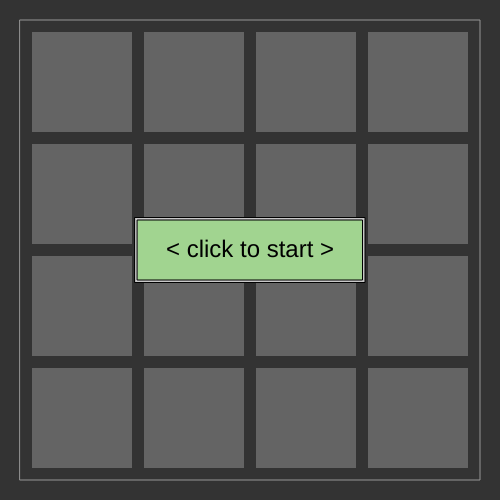
Frame 1 (no input)
Frame 60 (no input): identical to frame 1, image omitted
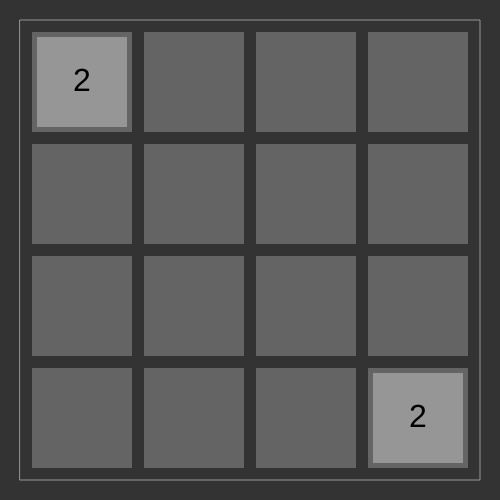
Frame 120 (the mouse pressed at the canvas centre since frame 60)

The p5.js sketch that drew these frames (run headless with seeded random() and noise() and a simulated clock; from frame 60 on, the mouse is pressed at the canvas centre):

// p5.js sketch
// ── sketch.js
var padding = 20;
var tile_length = 100;
var gap = 12;
var row = [];
var col = [];

var tiles = [];
var collisions = [-1,-1,-1,-1];

var speed = 25;
var keysEnabled = true;

var added_new_tile = true;

var game_over = false;
var game_started = false;

function setup() {
	createCanvas(500,500);
	//canvas2.parent('holder-2048');
	gridSetup();
	addInitialTiles();
}

function draw() {
	background(51);
	var all_stopped = true;
	drawGrid();

	if (!game_started){
		push();
		fill(200);
		rectMode(CENTER);
		rect(width/2,height/2,230,65);
		pop();
		push();
		fill(161,212,144);
		rectMode(CENTER);
		rect(width/2,height/2,225,60);
		pop();
		push();
		fill(0);
		textSize(24);
		textAlign(CENTER,CENTER);
		text("< click to start >",width/2,height/2);
		pop();
	}
	else if (game_over){
		keysEnabled = false;
		for (var i = 0; i<tiles.length; i++)
			tiles[i].show();
		displayEnd();
	}

	if (!game_over && game_started) {
		for (var i = 0; i<tiles.length; i++){
			collisions[i] = -1;
		}
	
		for (var i = 0; i<tiles.length; i++){
			tiles[i].show();
			for(var j=0; j<speed; j++){
				if(tiles[i].reachedTarget() && tiles[i].isMoving()){
					tiles[i].stopMoving();
					collisions[i] = tiles[i].checkCollisions(tiles,i);
				}
				if (!tiles[i].reachedTarget() && tiles[i].isMoving()){
					tiles[i].move();
					all_stopped = false;
					added_new_tile = false;
				}
			}	
		}
	
		for(var i = collisions.length-1; i>=0; i--){
			if(collisions[i] >= 0){
				console.log("------------")
				console.log("TILE")
				console.log(i);
				console.log("COLLIDED WITH TILE")
				console.log(collisions[i]);
				for(var j = 0; j<tiles.length; j++){
					console.log("TILE:" + j)
					console.log(' ' +' ' +"ROW:" + ' ' + tiles[j].row + ' ' + "COL:" + tiles[j].col);
					console.log(' ' +' ' +"VAL:" + ' ' + tiles[j].val)
				}
				tiles[collisions[i]].val = (tiles[collisions[i]].val)*2;
				collisions[i] = -2;
			}
		}

		for(var i = tiles.length-1; i>=0; i--){
			if(collisions[i] == -2)
				tiles.splice(i,1);
		}
	
		if(all_stopped){
			keysEnabled = true;
			if (!added_new_tile){
				var tile_val = floor(Math.random()*2 + 1)*2;
				do{
					rand_row = floor(Math.random()*4);
					rand_col = floor(Math.random()*4);
					var temp = new Tile(col[rand_col], row[rand_row], rand_row, rand_col, tile_val);
				}while(temp.checkCollisions(tiles,-1) != -1);
				append(tiles,temp);
				added_new_tile = true;
			}
		}
	
		if (tiles.length == 16){
			if (!availableMoves()){
				game_over = true;
			}
		}
	}
}

function keyPressed() {
	if (keyCode == UP_ARROW && keysEnabled){
		for (var i=0; i<tiles.length; i++){
			tiles[i].setDirection(0,-1);
			tiles[i].setTarget(tiles,i,row,col);
			keysEnabled = false;
			console.log("***************");
		}
	}
	else if (keyCode == DOWN_ARROW && keysEnabled){
		for (var i=0; i<tiles.length; i++){
			tiles[i].setDirection(0,1);
			tiles[i].setTarget(tiles,i,row,col);
			keysEnabled = false;
			console.log("***************");
		}
	}
	else if (keyCode == LEFT_ARROW && keysEnabled){
		for (var i=0; i<tiles.length; i++){
			tiles[i].setDirection(-1,0);
			tiles[i].setTarget(tiles,i,row,col);
			keysEnabled = false;
			console.log("***************");
		}
	}
	else if (keyCode == RIGHT_ARROW && keysEnabled){
		for (var i=0; i<tiles.length; i++){
			tiles[i].setDirection(1,0);
			tiles[i].setTarget(tiles,i,row,col);
			keysEnabled = false;
			console.log("***************");
		}
	}
	else if (key == 'R' && game_over){
		game_over = false;
		game_started = false;
		tiles = [];
		addInitialTiles();
	}
}

function mousePressed(){
	if (!game_started && mouseX<=width && mouseY<=height){
		game_started = true;
	}
}

function gridSetup(){
	for (var i = 0; i<4; i++){
		row[i] = padding+gap+(tile_length+gap)*i;
	}

	for (var i = 0; i<4; i++){
		col[i] = padding+gap+(tile_length+gap)*i;
	}
	
}

function drawGrid(){
	push();
	stroke(150);
	noFill();
	rectMode(CENTER);
	rect(width/2, height/2, 460, 460);
	pop();

	push();
	fill(100);
	noStroke();
	for(var i = 0; i<4; i++){
		for (var j = 0; j<4; j++){
			rect(col[i], row[j], tile_length, tile_length);
		}
	}
	pop();
}

function addInitialTiles(){
	rand_row = floor(Math.random()*4);
	rand_col = floor(Math.random()*4);
	var temp = new Tile(col[rand_col], row[rand_row], rand_row, rand_col, 2);
	append(tiles,temp);

	do{
		rand_row = floor(Math.random()*4);
		rand_col = floor(Math.random()*4);
		var temp = new Tile(col[rand_col], row[rand_row], rand_row, rand_col, 2);
	}while(temp.checkCollisions(tiles,-1) != -1);
	append(tiles,temp);

	var third_tile = floor(Math.random()*3);
	if (third_tile !=0){
		if (third_tile == 1)
			var tile_val = 2;
		else
			var tile_val = 4;
		do{
			rand_row = floor(Math.random()*4);
			rand_col = floor(Math.random()*4);
			var temp = new Tile(col[rand_col], row[rand_row], rand_row, rand_col, tile_val);
		}while(temp.checkCollisions(tiles,-1) != -1);
		append(tiles,temp);
	}
}

function availableMoves(){
	console.log("CHECKING");
	for (var i = 0; i<tiles.length; i++){
		for (var j = 0; j<tiles.length; j++){
			if (i!=j){
				if (tiles[i].row == tiles[j].row-1 || tiles[i].row == tiles[j].row+1){
					if(tiles[j].col == tiles[i].col && tiles[j].val == tiles[i].val){
						console.log(tiles[i].row + ' ' + tiles[i].col + ' ' +  tiles[i].val);
						console.log(tiles[j].row + ' ' + tiles[j].col + ' ' +  tiles[j].val);
						return true;
					}
				}
				if (tiles[i].col == tiles[j].col-1 || tiles[i].col == tiles[j].col+1){
					if(tiles[j].row == tiles[i].row && tiles[j].val == tiles[i].val){
						console.log(tiles[i].row + ' ' + tiles[i].col + ' ' +  tiles[i].val);
						console.log(tiles[j].row + ' ' + tiles[j].row + ' ' +  tiles[j].val);
						return true;
					}	
				}
			}
		}
	}
	return false;
}

function displayEnd(){
	push();
	fill(200);
	rectMode(CENTER);
	rect(width/2,height/2,230,65);
	pop();

	push();
	fill(204,129,129);
	rectMode(CENTER);
	rect(width/2,height/2,225,60);
	pop();

	push();
	fill(0);
	textAlign(CENTER,CENTER);
	textSize(24);
	text("GAME OVER", width/2, height/2-10);
	textSize(14);
	text("press < r > to restart", width/2, height/2+15);
	pop();

}
// ── tile.js
function Tile(x,y,loc_x,loc_y,val){
	this.padding = 5;
	this.pos = createVector(x + this.padding, y + this.padding);
	this.dim = 100-2*this.padding;
	this.val = val;
	this.dir = createVector(0,0);
	this.row = loc_x;
	this.col = loc_y;
	this.tgt = createVector(this.pos.x, this.pos.y);
	this.tgt_row = this.row;
	this.tgt_col = this.col;

	var r = [150, 121,  74,  26,   0,   0,  72,  45,  27,  14,  0];
	var g = [150, 146, 124,  89,  47,  21,   0,   0,   0,   0,  0];
	var b = [150, 181, 240, 237, 255, 255, 255, 158,  97,  51,  0];

	this.show = function(){
		if(Math.log2(this.val)-1<=10)
			var coulour_num = Math.log2(this.val)-1;
		else
			var colour_num = 10;

		push();
		fill(r[coulour_num], g[coulour_num], b[coulour_num]);
		noStroke();
		rect(this.pos.x, this.pos.y, this.dim, this.dim);
		pop();

		push();
		if(this.val == 2)
			fill(0);
		else
			fill(255);
		textSize(32);
		textAlign(CENTER,CENTER);
		text(this.val, this.pos.x+this.dim/2, this.pos.y+this.dim/2);
		pop();
	}

	this.move = function(){
		this.pos.add(this.dir);	
	}

	this.setDirection = function(x2,y2){
		this.dir.x = x2;
		this.dir.y = y2;
	}

	this.setTarget = function(tiles,n,rows,cols){
		var tileInTheWay = false;
		
		//If up, make an array of the tiles above it in the same column
		//(not including this tile)
		if (this.dir.x == 0 && this.dir.y == -1){
			var above = [];
			for (var i = 0; i<tiles.length; i++){
				if (tiles[i].col == this.col && tiles[i].row<this.row && i!=n){
					append(above,tiles[i]);
				}	
			}
			
			//initiate target to the top row
			this.tgt.x = cols[this.col]+this.padding;
			this.tgt.y = rows[0]+this.padding;
			this.tgt_row = 0;
			this.tgt_col = this.col;

			var val = [];
			for (var i = 0; i<tiles.length; i++){
				val[i] = -1;
			}

			//if there are 3 above it
			if(above.length==3){
				//if row 1 and 2 or, 2 and 3, or this and 3 have the same value, set target to row 3,
				//otherwise set target to itself

				//iterate through all the tiles above this one
				for (var i = 0; i<above.length; i++){
					//store values of tiles in order
					for (var j = 0; j<3; j++){
						if (above[i].row == j)
							val[j] = above[i].val;
					}
				}
				if(val[0] == val[1] && val[2] == this.val){
					this.tgt.x = cols[this.col] + this.padding;
					this.tgt.y = rows[1] + this.padding;
					this.tgt_row = 1;
					this.tgt_col = this.col;
				}
				else if (val[2] == this.val && val[2] != val[1]){
					this.tgt.x = cols[this.col] + this.padding;
					this.tgt.y = rows[2] + this.padding;
					this.tgt_row = 2;
					this.tgt_col = this.col;
				}
				else if(val[0] == val[1] || val[1] == val[2] || val[2] == this.val){
					this.tgt.x = cols[this.col] + this.padding;
					this.tgt.y = rows[2] + this.padding;
					this.tgt_row = 2;
					this.tgt_col = this.col;
				}
				else{
					this.tgt.x = this.pos.x;
					this.tgt.y = this.pos.y;
					this.tgt_row = this.row;
					this.tgt_col = this.col;
				}
			}

			//if there are 2 above it
			if(above.length==2){
				//if row 1 and 2 or row 2 and 3 or row 1 and 3, or this and 2 or this and 3
				//have the same value, set target to row 2,
				//otherwise set target to row 3
				for (var i = 0; i<above.length; i++){
					//store values of tiles in order (by row)
					for (var j = 0; j<3; j++){
						if (above[i].row == j)
							val[j] = above[i].val;
					}
				}
				if(val[0] == val[1] || val[1] == val[2] || val[0] == val[2]){
					this.tgt.x = cols[this.col] + this.padding;
					this.tgt.y = rows[1] + this.padding;
					this.tgt_row = 1;
					this.tgt_col = this.col;
				}
				else if (val[2] == this.val || (val[1] ==this.val && val[2] == -1)){
					this.tgt.x = cols[this.col] + this.padding;
					this.tgt.y = rows[1] + this.padding;
					this.tgt_row = 1;
					this.tgt_col = this.col;
				}
				else{
					this.tgt.x = cols[this.col] + this.padding;;
					this.tgt.y = rows[2] + this.padding;
					this.tgt_row = 2;
					this.tgt_col = this.col;
				}
			}

			//if there is 1 above it
			if (above.length==1){
				//if they don't have the same value, set target to row 2
				if (above[0].val != this.val){
					this.tgt.x = cols[this.col] + this.padding;
					this.tgt.y = rows[1] + this.padding;
					this.tgt_row = 1;
					this.tgt_col = this.col;
				}
			}
		}

		//If down, make an array of the tiles above it in the same column
		//(not including this tile)
		if (this.dir.x == 0 && this.dir.y == 1){
			var below = [];
			for (var i = 0; i<tiles.length; i++){
				if (tiles[i].col == this.col && tiles[i].row>this.row && i!=n){
					append(below,tiles[i]);
				}	
			}

			//initiate target to the bottom row
			this.tgt.x = cols[this.col]+this.padding;
			this.tgt.y = rows[3]+this.padding;
			this.tgt_row = 3;
			this.tgt_col = this.col;

			var val = [];
			for (var i = 0; i<tiles.length; i++){
				val[i] = -1;
			}
			//if there are 3 below it
			if(below.length==3){
				//if row 2 and 3 or row 3 and 4 have the same value, set target to row 2,
				//otherwise set target to itself

				//iterate through all the tiles below this one
				for (var i = 0; i<below.length; i++){
					//store values of tiles in order (by row)
					for (var j = 1; j<4; j++){
						if (below[i].row == j)
							val[j] = below[i].val;
					}
				}
				if(val[3] == val[2] && val[1] == this.val){
					this.tgt.x = cols[this.col] + this.padding;
					this.tgt.y = rows[2] + this.padding;
					this.tgt_row = 2;
					this.tgt_col = this.col;
				}
				else if (val[1] == this.val && val[2] != val[1]){
					this.tgt.x = cols[this.col] + this.padding;
					this.tgt.y = rows[1] + this.padding;
					this.tgt_row = 1;
					this.tgt_col = this.col;
				}
				else if(val[1] == val[2] || val[2] == val[3]){
					this.tgt.x = cols[this.col] + this.padding;
					this.tgt.y = rows[1] + this.padding;
					this.tgt_row = 1;
					this.tgt_col = this.col;
				}
				else{
					this.tgt.x = this.pos.x;
					this.tgt.y = this.pos.y;
					this.tgt_row = this.row;
					this.tgt_col = this.col;
				}
			}

			//if there are 2 below it
			if(below.length==2){
				//if row 2 and 3 or row 3 and 4 or row 2 and 4 have the same value, set target to row 3,
				//otherwise set target to row 2
				for (var i = 0; i<below.length; i++){
					//store values of tiles in order (by row)
					for (var j = 1; j<4; j++){
						if (below[i].row == j)
							val[j] = below[i].val;
					}
				}
				if(val[1] == val[2] || val[2] == val[3] || val[1] == val[3]){
					this.tgt.x = cols[this.col] + this.padding;
					this.tgt.y = rows[2] + this.padding;
					this.tgt_row = 2;
					this.tgt_col = this.col;
				}
				else if (val[1] == this.val || (val[2] == this.val && val[1] == -1)){
					this.tgt.x = cols[this.col] + this.padding;
					this.tgt.y = rows[2] + this.padding;
					this.tgt_row = 2;
					this.tgt_col = this.col;
				}
				else{
					this.tgt.x = cols[this.col] + this.padding;
					this.tgt.y = rows[1] + this.padding;
					this.tgt_row = 1;
					this.tgt_col = this.col;
				}	
			}

			//if there is 1 below it
			if (below.length==1){
				//if they don't have the same value, set target to row 3
				if (below[0].val != this.val){
					this.tgt.x = cols[this.col] + this.padding;
					this.tgt.y = rows[2] + this.padding;
					this.tgt_row = 2;
					this.tgt_col = this.col;
				}
			}
		}

		//If left, make an array of the tiles to the left of it in the same row
		//(not including this tile)
		if (this.dir.x == -1 && this.dir.y == 0){
			var left = [];
			for (var i = 0; i<tiles.length; i++){
				if (tiles[i].row == this.row && tiles[i].col<this.col && i!=n){
					append(left,tiles[i]);
				}	
			}

			//initiate target to the leftmost row
			this.tgt.x = cols[0]+this.padding;
			this.tgt.y = rows[this.row]+this.padding;
			this.tgt_row = this.row;
			this.tgt_col = 0;

			var val = [];
			for (var i = 0; i<tiles.length; i++){
				val[i] = -1;
			}
			//if there are 3 to the left of  it
			if(left.length==3){
				//if columns 1 and 2 or columns 2 and 3 have the same value, set target to column 3,
				//otherwise set target to itself

				//iterate through all the tiles to the left of this one
				for (var i = 0; i<left.length; i++){
					//store values of tiles in order (by column)
					for (var j = 0; j<3; j++){
						if (left[i].col == j)
							val[j] = left[i].val;
					}
				}
				if(val[0] == val[1] && val[2] == this.val){
					this.tgt.x = cols[1] + this.padding;
					this.tgt.y = rows[this.row] + this.padding;
					this.tgt_row = this.row;
					this.tgt_col = 1;
				}
				else if (val[2] == this.val && val[2] != val[1]){
					this.tgt.x = cols[2] + this.padding;
					this.tgt.y = rows[this.row] + this.padding;
					this.tgt_row = this.row;
					this.tgt_col = 2;
				}
				else if(val[0] == val[1] || val[1] == val[2]){
					this.tgt.x = cols[2] + this.padding;
					this.tgt.y = rows[this.row] + this.padding;
					this.tgt_row = this.row;
					this.tgt_col = 2;
				}
				else{
					this.tgt.x = this.pos.x;
					this.tgt.y = this.pos.y;
					this.tgt_row = this.row;
					this.tgt_col = this.col;
				}
			}

			//if there are 2 to the left of it
			if(left.length==2){
				//if columns 1 and 2, 2 and 3, or 1 and 3 have the same value, set target to column 2,
				//otherwise set target to column 3
				for (var i = 0; i<left.length; i++){
					//store values of tiles in order (by column)
					for (var j = 0; j<3; j++){
						if (left[i].col == j)
							val[j] = left[i].val;
					}
				}
				if(val[0] == val[1] || val[1] == val[2] || val[0] == val[2]){
					this.tgt.x = cols[1] + this.padding;
					this.tgt.y = rows[this.row] + this.padding;
					this.tgt_row = this.row;
					this.tgt_col = 1;
				}
				else if (val[2] == this.val || (val[1] == this.val && val[2] == -1)){
					this.tgt.x = cols[1] + this.padding;
					this.tgt.y = rows[this.row] + this.padding;
					this.tgt_row = this.row;
					this.tgt_col = 1;
				}
				else{
					this.tgt.x = cols[2] + this.padding;;
					this.tgt.y = rows[this.row] + this.padding;
					this.tgt_row = this.row;
					this.tgt_col = 2;
				}
			}

			//if there is 1 to the left of it
			if (left.length==1){
				//if they don't have the same value, set target to row 2
				if (left[0].val != this.val){
					this.tgt.x = cols[1] + this.padding;
					this.tgt.y = rows[this.row] + this.padding;
					this.tgt_row = this.row;
					this.tgt_col = 1;
				}
			}
		}

		//If right, make an array of the tiles to the right of it in the same row
		//(not including this tile)
		if (this.dir.x == 1 && this.dir.y == 0){
			var right = [];
			for (var i = 0; i<tiles.length; i++){
				if (tiles[i].row == this.row && tiles[i].col>this.col && i!=n){
					append(right,tiles[i]);
				}	
			}

			//initiate target to the rightmost row
			this.tgt.x = cols[3]+this.padding;
			this.tgt.y = rows[this.row]+this.padding;
			this.tgt_row = this.row;
			this.tgt_col = 3;

			var val = [];
			for (var i = 0; i<tiles.length; i++){
				val[i] = -1;
			}
			//if there are 3 to the right of it
			if(right.length==3){
				//if columns 2 and 3 or, 3 and 4 have the same value, set target to column 2,
				//otherwise set target to itself

				//iterate through all the tiles to the right of this one
				for (var i = 0; i<right.length; i++){
					//store values of tiles in order (by column)
					for (var j = 1; j<4; j++){
						if (right[i].col == j)
							val[j] = right[i].val;
					}
				}
				if(val[3] == val[2] && val[1] == this.val){
					this.tgt.x = cols[2] + this.padding;
					this.tgt.y = rows[this.row] + this.padding;
					this.tgt_row = this.row;
					this.tgt_col = 2;
				}
				else if (val[1] == this.val && val[2] != val[1]){
					this.tgt.x = cols[1] + this.padding;
					this.tgt.y = rows[this.row] + this.padding;
					this.tgt_row = this.row;
					this.tgt_col = 1;
				}
				else if(val[1] == val[2] || val[2] == val[3]){
					this.tgt.x = cols[1] + this.padding;
					this.tgt.y = rows[this.row] + this.padding;
					this.tgt_row = this.row;
					this.tgt_col = 1;
				}
				else{
					this.tgt.x = this.pos.x;
					this.tgt.y = this.pos.y;
					this.tgt_row = this.row;
					this.tgt_col = this.col;
				}
			}

			//if there are 2 to the right of it
			if(right.length==2){
				//if columns 2 and 3 or, 3 and 4 or, 2 and 4 have the same value, set target to column 3,
				//otherwise set target to column 2
				for (var i = 0; i<right.length; i++){
					//store values of tiles in order (by column)
					for (var j = 1; j<4; j++){
						if (right[i].col == j)
							val[j] = right[i].val;
					}
				}
				if(val[1] == val[2] || val[2] == val[3] || val[1] == val[3]){
					this.tgt.x = cols[2] + this.padding;
					this.tgt.y = rows[this.row] + this.padding;
					this.tgt_row = this.row;
					this.tgt_col = 2;
				}
				else if (val[1] == this.val || (val[2] == this.val && val[1] == -1)) {
					this.tgt.x = cols[2] + this.padding;
					this.tgt.y = rows[this.row] + this.padding;
					this.tgt_row = this.row;
					this.tgt_col = 2;
				}
				else{
					this.tgt.x = cols[1] + this.padding;
					this.tgt.y = rows[this.row] + this.padding;
					this.tgt_row = this.row;
					this.tgt_col = 1;
				}	
			}

			//if there is 1 below it
			if (right.length==1){
				//if they don't have the same value, set target to row 3
				if (right[0].val != this.val){
					this.tgt.x = cols[2] + this.padding;
					this.tgt.y = rows[this.row] + this.padding;
					this.tgt_row = this.row;
					this.tgt_col = 2;
				}
			}
		}
	}

	this.reachedTarget = function(){
		return (this.pos.x == this.tgt.x && this.pos.y == this.tgt.y);
	}

	this.isMoving = function(){
		return (this.dir.x !=0 || this.dir.y !=0);
	}

	this.stopMoving = function(){
		this.dir.x = 0;
		this.dir.y = 0;
		this.row = this.tgt_row;
		this.col = this.tgt_col;
		this.tgt.x = this.pos.x;
		this.tgt.y = this.pos.y;
	}

	this.checkCollisions = function(tiles,n){
		for (var i=0; i<tiles.length; i++){
			if (i!=n){
				if (tiles[i].pos.x == this.pos.x && tiles[i].pos.y == this.pos.y)
					return i;
			}
		}
		return -1;
	}
}
